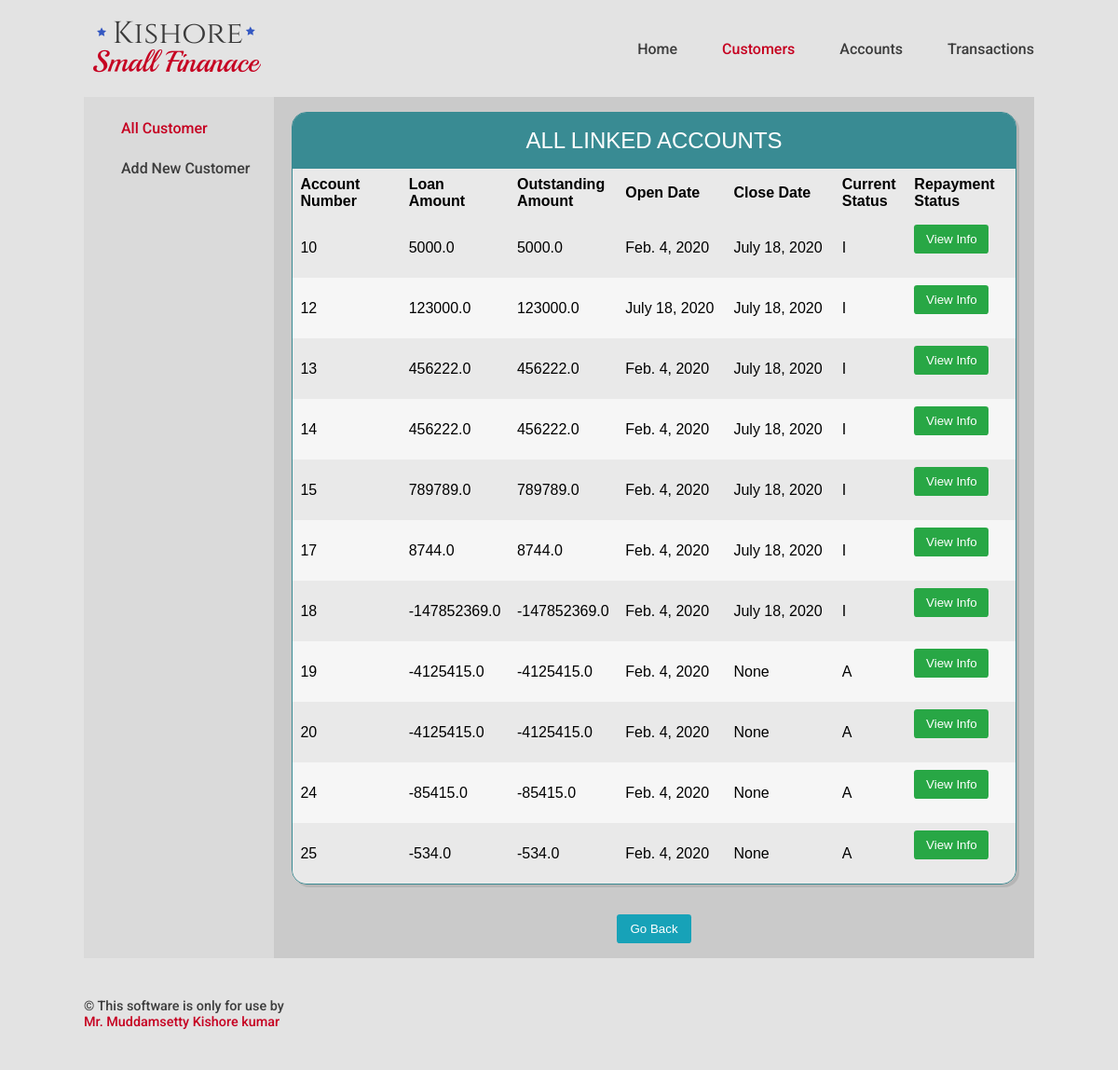
The page /customer/linkedAccounts/22 on the database as committed earlier.
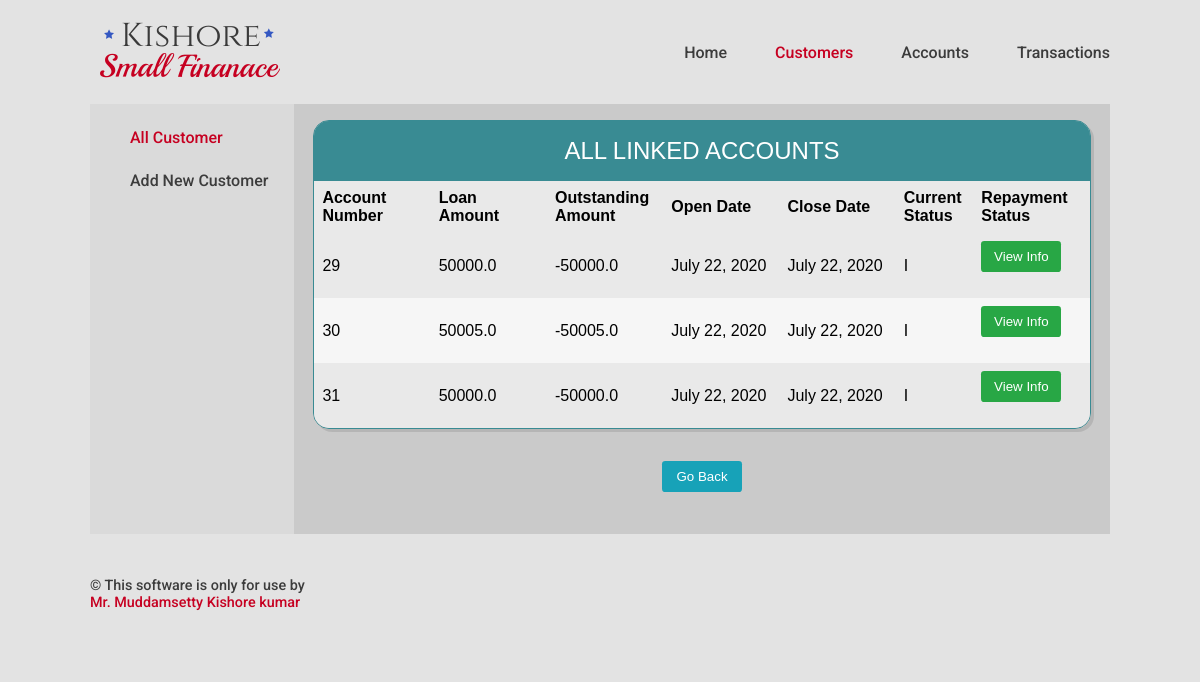
The same page on the database as committed later.
### Accounts/models.py (models this page shows, shortened)
class Account(models.Model):
    ACTIVE = 'A'
    INACTIVE = 'I'
    ACTIVENESS_CHOICE = [
    (ACTIVE, 'Active'),
    (INACTIVE, 'Inactive'),
    ]
    loan_account_number = models.BigAutoField(primary_key=True)
    customer = models.ForeignKey(Customer,on_delete=models.PROTECT,db_index=True)
    loan_amount = models.FloatField(default=0)
    amount_credited_to_customer = models.FloatField(default=0)
    outstanding_amount = models.FloatField(null=True,blank=True,default=0)
    open_date = models.DateField(db_index=True)
    close_date = models.DateField(blank=True,null=True)
    current_Status = models.CharField(max_length=1,choices=ACTIVENESS_CHOICE,default=ACTIVE,db_index=True)

### Customers/views.py (the view)
# urls.py: path('linkedAccounts/<int:primary_key>',  CustomerAllDetailsView.as_view()),
class CustomerAllDetailsView(ListView):
    model = Customer
    template_name = 'Customers/customer_all_accounts.html'
    def get_queryset(self):
        obj = Customer.objects.get(pk=self.kwargs['primary_key'])
        object_list = obj.account_set.all()
        return object_list

### Template/Customers/customer_all_accounts.html (shortened to what this page needs)
<!DOCTYPE html>
{% extends "base.html" %}
{% block nav-Customers %}
current-link
{% endblock %}
{% block main %}
<div class="main-column">
  <div class="col sub-navigation">
    <ul class="sub-navigation-ul">
      <li class="sub-navigation-li"><a class="sub-nav-link current-link" href="/customer/">All Customer</a></li>
      <li class="sub-navigation-li"><a class="sub-nav-link " href="/customer/create/">Add New Customer</a></li>
    </ul>
  </div>
  <div class="col main-data">
    <div class="table-display" cellspacing="0" >
      <div class="table-header">All Linked Accounts</div>
      <table>
        <thead >
          <tr class="row">
            <th class="row-15">Account Number</th>
            <th class="row-15">Loan Amount</th>
            <th class="row-15">outstanding Amount</th>
            <th class="row-15">Open Date</th>
            <th class="row-15">Close Date</th>
            <th class="row-10">Current Status</th>
            <th class="row-15">Repayment Status</th>
          </tr>
        </thead>
        <tbody>
          {% for account in account_list %}
          <tr class="row">
            <td>{{account.loan_account_number}}</td>
            <td>{{account.loan_amount}}</td>
            <td>{{account.outstanding_amount}}</td>
            <td>{{account.open_date}}</td>
            <td>{{account.close_date}}</td>
            <td>{{account.current_Status}}</td>
            <td><a href="/transaction/accno/{{account.loan_account_number}}">
              <button type="button" class="btn btn-safe">View Info</button></a>&nbsp;&nbsp;&nbsp;&nbsp;&nbsp;</td>
          </tr>
          {% empty %}
          <p>no customer yet.</p>
          {% endfor %}
        </tbody>
      </table>
    </div>
    <div class="main-sub">
    <button onclick="window.location=document.referrer;" class="btn btn-option">Go Back</button>
    </div>
  </div>
</div>
{% endblock %}

Rows that differ between the two databases and show on the page:
removed Account: loan_account_number "10", loan_amount "5000.0", outstanding_amount "5000.0", open_date "Feb. 4, 2020", close_date "July 18, 2020", current_Status "I"
removed Account: loan_account_number "12", loan_amount "123000.0", outstanding_amount "123000.0", open_date "July 18, 2020", close_date "July 18, 2020", current_Status "I"
removed Account: loan_account_number "13", loan_amount "456222.0", outstanding_amount "456222.0", open_date "Feb. 4, 2020", close_date "July 18, 2020", current_Status "I"
removed Account: loan_account_number "14", loan_amount "456222.0", outstanding_amount "456222.0", open_date "Feb. 4, 2020", close_date "July 18, 2020", current_Status "I"
removed Account: loan_account_number "15", loan_amount "789789.0", outstanding_amount "789789.0", open_date "Feb. 4, 2020", close_date "July 18, 2020", current_Status "I"
removed Account: loan_account_number "17", loan_amount "8744.0", outstanding_amount "8744.0", open_date "Feb. 4, 2020", close_date "July 18, 2020", current_Status "I"
removed Account: loan_account_number "18", loan_amount "-147852369.0", outstanding_amount "-147852369.0", open_date "Feb. 4, 2020", close_date "July 18, 2020", current_Status "I"
removed Account: loan_account_number "19", loan_amount "-4125415.0", outstanding_amount "-4125415.0", open_date "Feb. 4, 2020", close_date "None", current_Status "A"
removed Account: loan_account_number "20", loan_amount "-4125415.0", outstanding_amount "-4125415.0", open_date "Feb. 4, 2020", close_date "None", current_Status "A"
removed Account: loan_account_number "24", loan_amount "-85415.0", outstanding_amount "-85415.0", open_date "Feb. 4, 2020", close_date "None", current_Status "A"
removed Account: loan_account_number "25", loan_amount "-534.0", outstanding_amount "-534.0", open_date "Feb. 4, 2020", close_date "None", current_Status "A"
added Account: loan_account_number "29", loan_amount "50000.0", outstanding_amount "-50000.0", open_date "July 22, 2020", close_date "July 22, 2020", current_Status "I"
added Account: loan_account_number "30", loan_amount "50005.0", outstanding_amount "-50005.0", open_date "July 22, 2020", close_date "July 22, 2020", current_Status "I"
added Account: loan_account_number "31", loan_amount "50000.0", outstanding_amount "-50000.0", open_date "July 22, 2020", close_date "July 22, 2020", current_Status "I"
